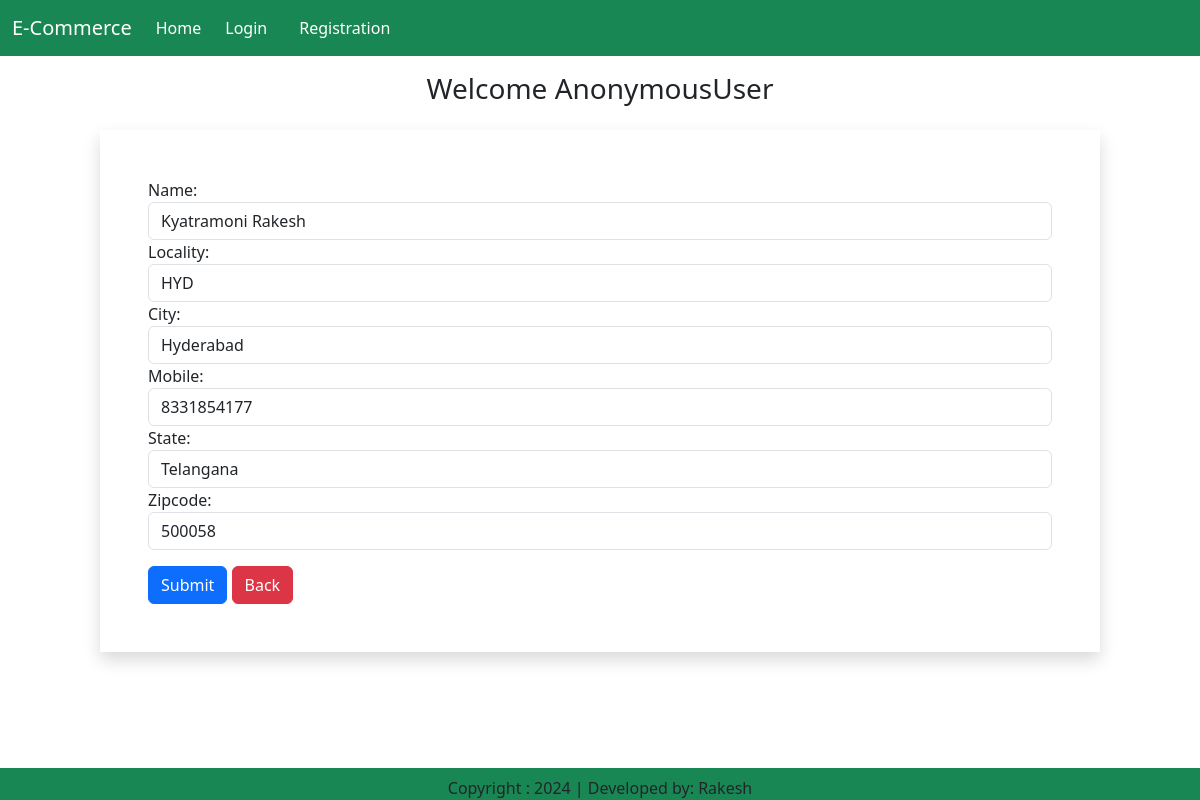
Screenshot of /updateaddress/7 with the database file from the repository.
### EcApp/models.py (models this page shows, shortened)
class Customer(models.Model):
    user = models.ForeignKey(User, on_delete=models.CASCADE)
    name = models.CharField(max_length=200)
    locality = models.CharField(max_length=200)
    city = models.CharField(max_length=50)
    mobile = models.IntegerField(default=0)
    zipcode = models.IntegerField()
    state = models.CharField(choices=STATE_CHOICES, max_length=100)

### EcApp/views.py (the view, shortened to what this page needs)
class UpdateAddress(View):
    def get(self,request,pk):
        totalitems = 0
        if request.user.is_authenticated:
            totalitems = len(Cart.objects.filter(user=request.user))
            wishitem = len(Wishlist.objects.filter(user=request.user))
        add = Customer.objects.get(pk=pk)
        form = CustomerProfileForm(instance=add)
        return render(request,'updateaddress.html',locals())

### EcApp/forms.py
class CustomerProfileForm(forms.ModelForm):
    class Meta:
        model = Customer
        fields = ['name', 'locality', 'city', 'mobile', 'state', 'zipcode']
        widgets = {
            'name': forms.TextInput(attrs={'class': 'form-control'}),
            'locality': forms.TextInput(attrs={'class': 'form-control'}),
            'city': forms.TextInput(attrs={'class': 'form-control'}),
            'mobile': forms.NumberInput(attrs={'class': 'form-control'}),
            'state': forms.Select(attrs={'class': 'form-control'}),
            'zipcode': forms.NumberInput(attrs={'class': 'form-control'}),
}

### EcApp/templates/updateaddress.html (shortened to what this page needs)
    {% extends 'base.html' %}
    {% load static %}
    {% block main-content %}
    <div class="container my-3">
        <div class="row">
            <h3 style="text-align: center">Welcome <span class="text-capitalize">{{ request.user }}</span></h3>
        </div>
    </div>
    <div class="col-sm-10 offset-sm-1">
        <form action="" method="post" novalidate class="shadow p-5">
            {% for field in form %}
            <div class="form-group">
                {{ field.label_tag }} {{ field }} <small class="text-danger">{{ field.errors|striptags }}</small>
            </div>
            {% endfor %}
            <div class="col-12 mt-3">
                <button type="submit" class="btn btn-primary">Submit</button>
                <a href="{% url 'address' %}" type="button" class="btn btn-danger">Back</a>
            </div>
        </form><br><br>
    </div>
{% endblock main-content %}

### rows the page displays
Customer: form "Kyatramoni Rakesh" "HYD" "Hyderabad" "8331854177" "Telangana" "500058"

### other values shown
{{ request.user }} "AnonymousUser"
{{ field.label_tag }} "Name:" "Locality:" "City:" "Mobile:" "State:" "Zipcode:"
